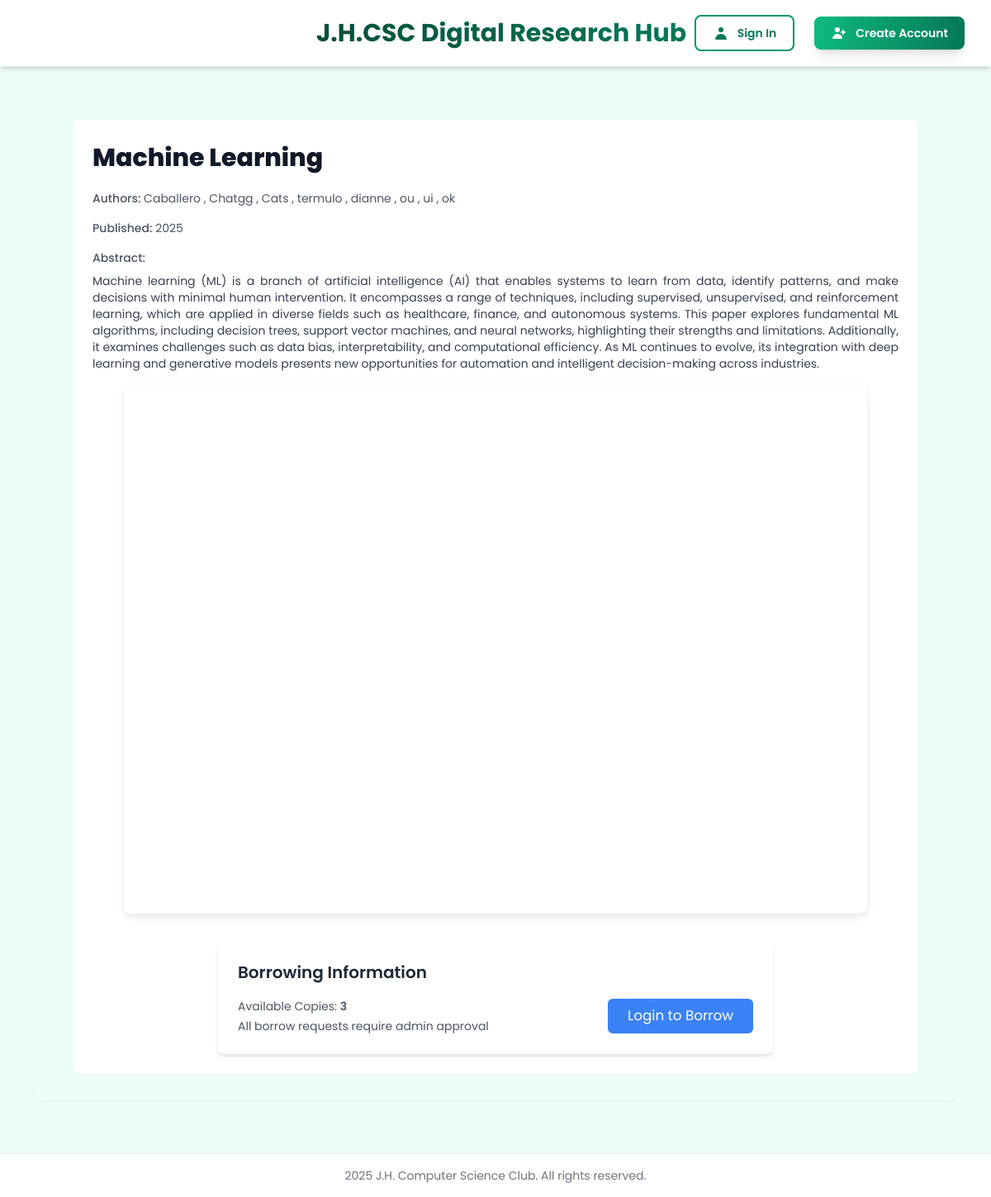
Page /accounts/paper/10/ on the committed database.
### scholar/models.py (models this page shows, shortened)
class Paper(models.Model):
    title = models.CharField(max_length=255)
    authors = models.ManyToManyField('Author', related_name='papers')
    abstract = models.TextField()
    publication_date = models.DateField()
    citations = models.PositiveIntegerField(default=0)
    available_copies = models.PositiveIntegerField(default=1)
    view_count = models.PositiveIntegerField(default=0)
    viewers = models.ManyToManyField(User, related_name='viewed_papers', blank=True)
    pdf_file = models.FileField(upload_to='papers/', blank=True, null=True)
    program = models.CharField(
        max_length=100,
        choices=Student.PROGRAM_CHOICES,
        default='BSIT'  # Setting default value to BSIT
    )
    created_at = models.DateTimeField(auto_now_add=True, null=True)

class Author(models.Model):
    name = models.CharField(max_length=200)
    affiliation = models.CharField(max_length=200)
    email = models.EmailField(blank=True)

### scholar/views.py (the view)
# urls.py: path('paper/<int:paper_id>/', views.paper_detail, name='paper_detail'),
@xframe_options_exempt
def paper_detail(request, paper_id):
    paper = get_object_or_404(Paper, id=paper_id)
    print(f"PDF File: {paper.pdf_file}")  # Debug statement
    session_key = f'viewed_paper_{paper_id}'
    if not request.session.get(session_key, False):
        paper.view_count += 1
        if request.user.is_authenticated:
            paper.viewers.add(request.user)
        paper.save()
        request.session[session_key] = True
    user_borrowed_papers = []
    if request.user.is_authenticated:
        user_borrowed_papers = Borrow.objects.filter(
            user=request.user,
            status='approved',
            is_returned=False
        ).values_list('paper_id', flat=True)
    return render(request, 'scholar/paper_detail.html', {
        'paper': paper,
        'user_borrowed_papers': user_borrowed_papers,
    })

### scholar/context_processors.py (called while the page is built, shortened)
def admin_stats(request):
    context = {}
    return context

### scholar/templates/scholar/paper_detail.html (shortened to what this page needs)
{% extends 'scholar/base.html' %}
{% block content %}
<div class="bg-white rounded-lg shadow-sm p-6 max-w-5xl mx-auto">
    <h1 class="text-3xl font-extrabold text-gray-900 mb-4">{{ paper.title }}</h1>
    <div class="text-sm text-gray-600 mb-4">
        <span class="font-medium">Authors:</span>
        {% for author in paper.authors.all %}
            {% if not forloop.first %}, {% endif %}
            {{ author.name }}
        {% endfor %}
    </div>
    <div class="text-sm text-gray-600 mb-4">
        <span class="font-medium">Published:</span> {{ paper.publication_date|date:"Y" }}
    </div>
    <div class="text-sm text-gray-600 mb-4">
        <span class="font-medium">Abstract:</span>
        <p class="mt-2 text-gray-700 no-copy text-justify">{{ paper.abstract }}</p>
    </div>
    {% if paper.pdf_file.name %}
    <div class="pdf-container">
    </div>
    {% endif %}
    <div class="mt-8 flex justify-center">
        <div class="bg-white shadow-md rounded-lg p-6 w-full max-w-2xl">
            <h2 class="text-xl font-semibold text-gray-800 mb-4">Borrowing Information</h2>
            <div class="flex items-center justify-between">
                <div>
                    <p class="text-sm text-gray-600 mb-1">Available Copies: <span class="font-semibold">{{ paper.available_copies }}</span></p>
                    <p class="text-sm text-gray-600">All borrow requests require admin approval</p>
                </div>
                {% if user.is_authenticated %}
                    {% if paper.id in user_borrowed_papers %}
                        <button disabled class="bg-gray-400 text-white px-6 py-2 rounded-md cursor-not-allowed">
                            Already Borrowed
                        </button>
                    {% elif paper.available_copies > 0 %}
                        <a href="{% url 'borrow_paper' paper.id %}"
                           class="inline-block bg-blue-500 text-white px-6 py-2 rounded-md hover:bg-blue-600 focus:outline-none focus:ring-2 focus:ring-blue-500">
                            Request to Borrow
                        </a>
                    {% else %}
                        <button disabled class="bg-gray-400 text-white px-6 py-2 rounded-md cursor-not-allowed">
                            No Copies Available
                        </button>
                    {% endif %}
                {% else %}
                    <a href="{% url 'login' %}"
                       class="inline-block bg-blue-500 text-white px-6 py-2 rounded-md hover:bg-blue-600 focus:outline-none focus:ring-2 focus:ring-blue-500">
                        Login to Borrow
                    </a>
                {% endif %}
            </div>
        </div>
    </div>
</div>
{% endblock %}

### scholar/templates/scholar/paper_detail.html (style rules this page uses)
.no-copy { -webkit-user-select: none; -moz-user-select: none; -ms-user-select: none; user-select: none; }
.pdf-container { position: relative; width: 100%; max-width: 900px; height: 80vh; margin: auto; background: white; border-radius: 10px; overflow-y: auto; box-shadow: 0px 4px 10px rgba(0, 0, 0, 0.1); padding: 20px; scrollbar-width: thin; scrollbar-color: #4a5568 #e2e8f0; }

### rows in the picture
Paper: title "Machine Learning", publication_date "2025", abstract "Machine learning (ML) is a branch of artificial intelligence (AI) that enables systems to learn from data, identify patterns, and make decisions with minimal human intervention. It encompasses a range of techniques, including supervised, unsupervised, and reinforcement learning, which are applied in diverse fields such as healthcare, finance, and autonomous systems. This paper explores fundamental ML algorithms, including decision trees, support vector machines, and neural networks, highlighting their strengths and limitations. Additionally, it examines challenges such as data bias, interpretability, and computational efficiency. As ML continues to evolve, its integration with deep learning…", available_copies "3"
Author: name "Caballero"
Author: name "Chatgg"
Author: name "Cats"
Author: name "termulo"
Author: name "dianne"
Author: name "ou"
Author: name "ui"
Author: name "ok"
